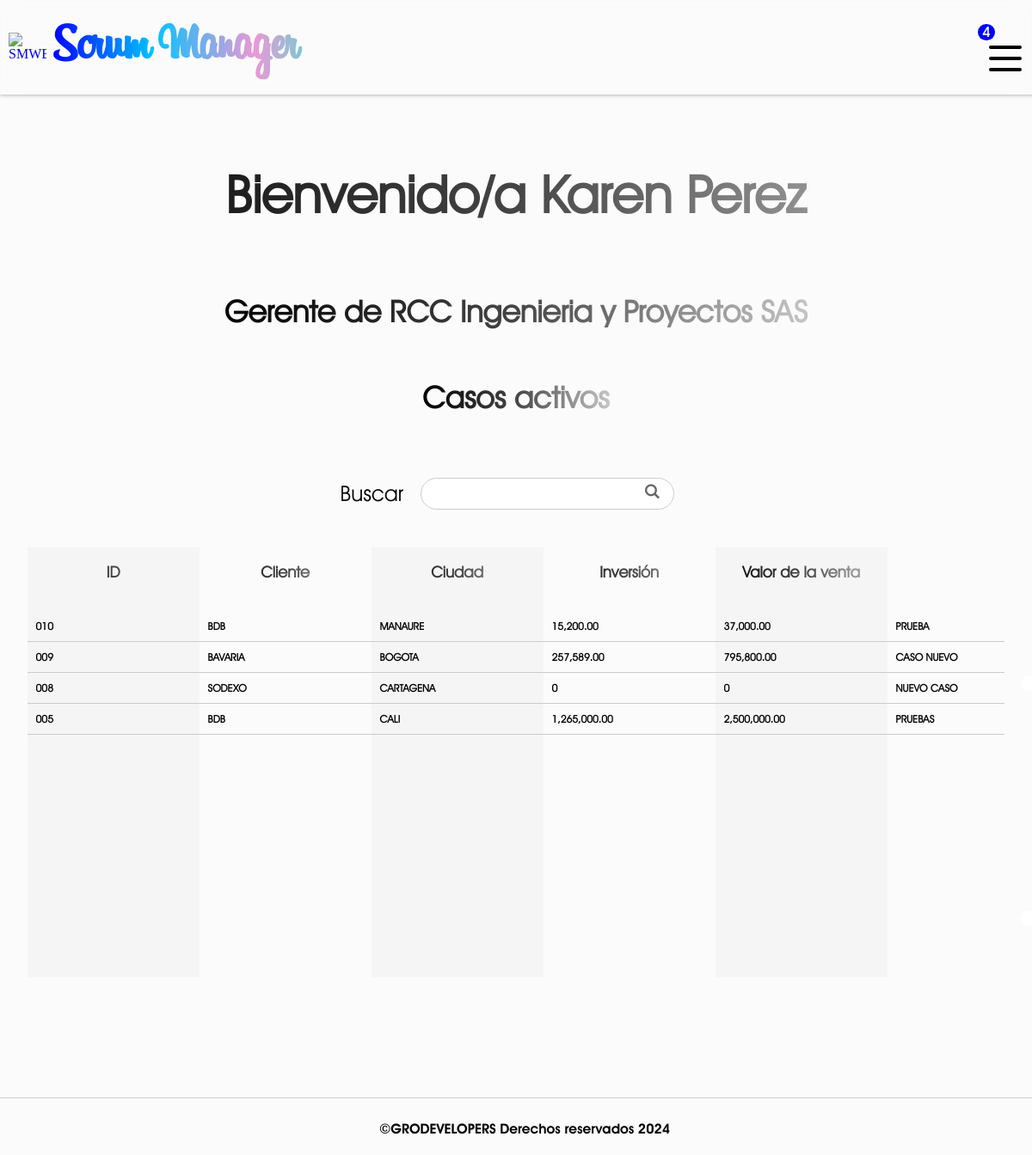
Before: / (signed in) with the older database file.
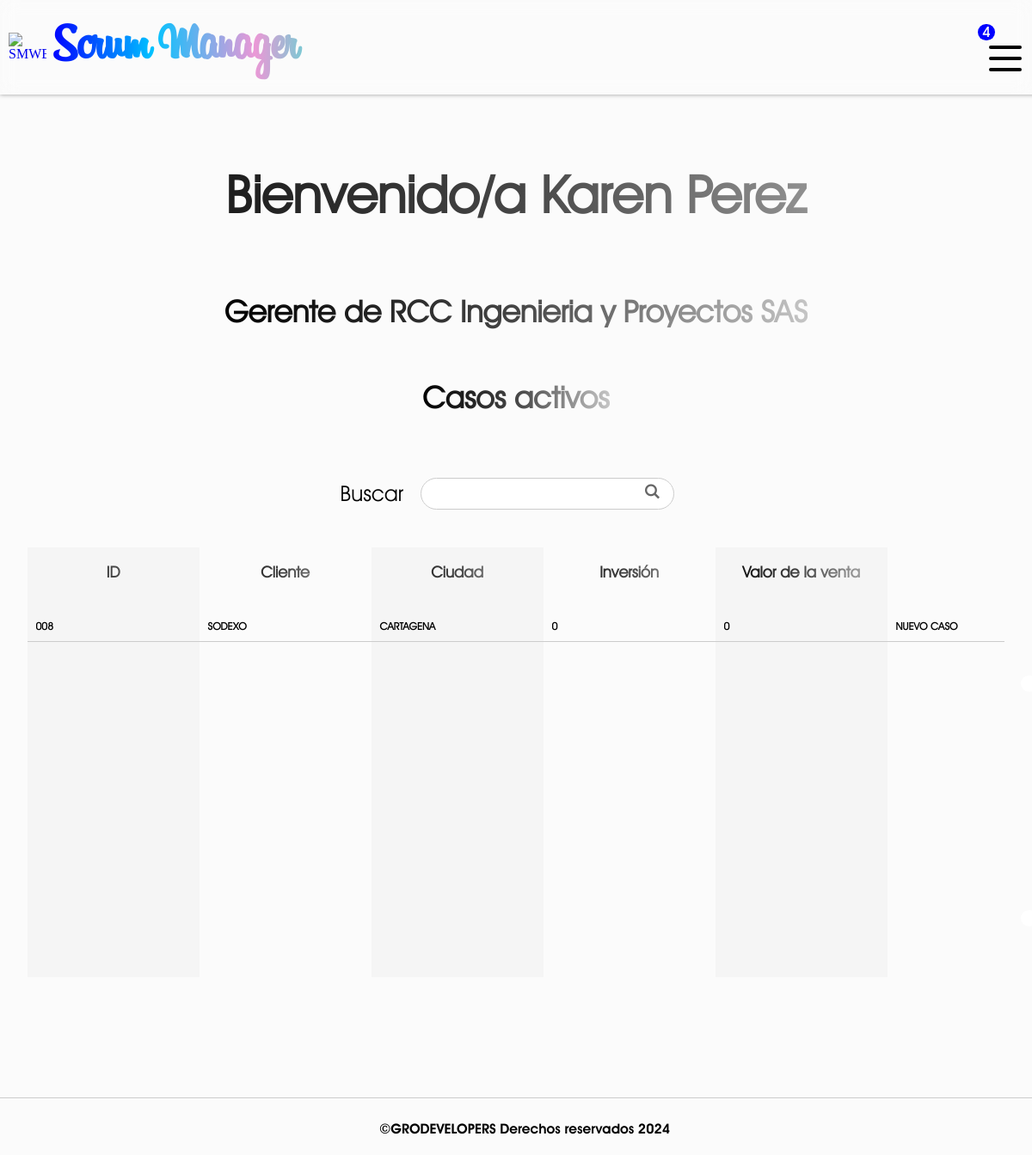
After: the same page with the newer database file.
### SMWEB/models.py (models this page shows, shortened)
class CustomUser(AbstractUser):
    rol = models.CharField(max_length=60, null=False)
    company = models.ForeignKey(Company, on_delete=models.CASCADE, null=True)
    class Meta:
        verbose_name = 'Usuario'
        verbose_name_plural = 'Usuarios'

class Company(models.Model):
    name = models.CharField(verbose_name="Empresa", max_length=255, null=False)
    status = models.BooleanField(verbose_name="¿Activo?", default= True)
    users_limit = models.IntegerField(verbose_name="Limite de usuarios", default=10)
    created_at = models.DateField(verbose_name="Creada el", auto_now_add=True)
    class Meta:
        verbose_name = 'Empresa'
        verbose_name_plural = 'Empresas'
    def __str__(self):
        return self.name

class WorkOrder(models.Model):
    order_id = models.CharField(verbose_name="Número de caso", max_length=255, primary_key = True)
    client = models.CharField(verbose_name="Cliente", max_length=255, null=False, default="")
    city = models.CharField(verbose_name="Ciudad", max_length=255, null=False)
    invesment = models.DecimalField(verbose_name="Inversión", max_digits=20, decimal_places=2, null= True)
    sales_value = models.DecimalField(verbose_name="Valor de venta", max_digits=20, decimal_places=2, null= True)
    service_description = models.TextField(verbose_name="Descripción del servicio")
    remarks = models.TextField("Observaciones del caso", null= True)
    in_charge = models.CharField(verbose_name="Encargado", max_length=255, null=False, default="")
    assigned_by = models.CharField(verbose_name="Asignado por", max_length=255, null= False, default="")
    status = models.CharField(verbose_name="Estado", max_length=50, null= False, default="Activo")
    created_at = models.DateField(verbose_name="Asignado el", auto_now_add=True)
    company = models.CharField(verbose_name="Empresa", max_length=255, null=False, default="")
    class Meta:
        verbose_name = 'Orden de trabajo'
        verbose_name_plural = 'Ordenes de trabajo'

### SMWEB/views.py (the view, shortened to what this page needs)
# urls.py: path('', views.inicio, name='inicio'),
def inicio(request):
    if request.user.is_authenticated:
        user_rol = request.user.rol
        user_company = request.user.company_id
        if user_rol == 'administrador':
            return render(request, 'index.html')
        if user_rol == 'gerente':
            orders = WorkOrder.objects.filter(company = user_company).order_by('-order_id')
            formatted_invesment = []
            formatted_sales = []
            for order in orders:
                if order.invesment is not None:
                    invesment = format_amount(order.invesment)
                    formatted_invesment.append(invesment)
                else:
                    formatted_invesment.append(0)
                if order.sales_value is not None:
                    sales = format_amount(order.sales_value)
                    formatted_sales.append(sales)
                else:
                    formatted_sales.append(0)
            return render(request, 'index.html',{
            'orders': orders,
            'formatted_invesment': formatted_invesment,
            'formatted_sales': formatted_sales
        })
        elif user_rol == 'recursos humanos':
            pass
        elif user_rol == 'financiero':
            pass
        elif user_rol == 'compras':
            pass
    return render(request, 'index.html')

### SMWEB/context_processors.py (called while the page is built, shortened)
def get_status(request):
    if request.user.is_authenticated:
        id = request.user.company_id
        company = Company.objects.get(id = id)
        return {
            'company': company
        }
    else:
        return {
            'company' : False
        }

def get_rejected_payments(request):
    if request.user.is_authenticated:
        company_id = request.user.company_id
        first_name = request.user.first_name
        rejected_payments = PaymentRejected.objects.filter(company = company_id).filter(in_charge = first_name.upper()).count()
        return {
            'rejected_payments': rejected_payments
        }
    return {
        'rejected_payments': False
        }

def get_payments(request):
    if request.user.is_authenticated:
        company_id = request.user.company_id
        payments = OrderPayment.objects.filter(company = company_id).count()
        return {
            'received_payments': payments
        }
    return {
        'received_payments': False
        }

def get_affiliations(request):
    if request.user.is_authenticated:
        company_id = request.user.company_id
        affiliations = Affiliation.objects.filter(company = company_id).count()
        return {
            'received_affiliations': affiliations
        }
    return {
        'received_affiliations': False
        }

def get_rejected_affiliations(request):
    if request.user.is_authenticated:
        company_id = request.user.company_id
        first_name = request.user.first_name
        rejected_affiliation = RejectedAffiliation.objects.filter(company = company_id).filter(in_charge = first_name.upper()).count()
        return {
            'rejected_affiliations': rejected_affiliation
        }
    return {
        'rejected_affiliations': False
        }

def get_notifies(request):
    if request.user.is_authenticated:
        user_rol = request.user.rol
        if user_rol == 'gerente':
            company_id = request.user.company_id
            payments = OrderPayment.objects.filter(company = company_id).count()
            affiliations = Affiliation.objects.filter(company = company_id).count()
            notifies = payments + affiliations
            return {
                'notifies': notifies
            }
    else:
        return {
            'notifies': False
        }

### SMWEB/utils.py (called while the page is built)
def format_amount(amount):
    return f"{amount:,.2f}"

### SMWEB/templates/index.html (shortened to what this page needs)
{% extends "layout.html" %}
{% load static %}
{% block content %}
    {% if user.is_authenticated %}
        {% if company.status %}
            <h1 id="title" >Bienvenido/a {{user.first_name}} {{user.last_name}}</h1>
            <h2 id="subtitle" class="subtitle_index">{{user.rol|capfirst}} de {{user.company}}</h2>
            {% if orders %}
                <h2 id="subtitle" class="subtitle_index">Casos activos</h2>
                <form action="" method="post" class="search_engine">
                    <label for="search">Buscar</label>
                    <input type="text" name="search">
                    <input type="submit" class="symbol_search" value="L">
                </form>
                <section id="orders">
                    <div class="orders__column orders__column--id">
                        <h3 class="column__title-orders">ID</h3>
                        {% for order in orders %}
                            <div class="orders__element orders__element-id"><a href="{% url 'update-order' order.order_id %}">{{order.order_id}}</a></div>
                        {% endfor %}
                    </div>
                    <div class="orders__column orders__column--client">
                        <h3 class="column__title-orders">Cliente</h3>
                        {% for order in orders %}
                            <div class="orders__element orders__element-client">{{order.client}}</div>
                        {% endfor %}
                    </div>
                    <div class="orders__column orders__column--city">
                        <h3 class="column__title-orders">Ciudad</h3>
                        {% for order in orders %}
                            <div class="orders__element orders__element-city">{{order.city}}</div>
                        {% endfor %}
                    </div>
                    <div class="orders__column orders__column--invesment">
                        <h3 class="column__title-orders">Inversión</h3>
                        {% for invesment in formatted_invesment %}
                            <div class="orders__element orders__element-invesment">{{invesment}}</div>
                        {% endfor %}
                    </div>
                    <div class="orders__column orders__column--sales_value">
                        <h3 class="column__title-orders">Valor de la venta</h3>
                        {% for sales in formatted_sales %}
                            <div class="orders__element orders__element-sales_value">{{sales}}</div>
                        {% endfor %}
                    </div>
                    <div class="orders__column orders__column--service_description">
                        <h3 class="column__title-orders">Descripción</h3>
                        {% for order in orders %}
                            <div class="orders__element orders__element-service_description">{{order.service_description}}</div>
                        {% endfor %}
                    </div>
                </section>
            {% else %}
                <h1 id="title" >No existen casos</h1>
            {% endif %}
        {% else %}
            <h1 id="title" >Lo siento {{user.first_name}}, tu empresa se encuentra inactiva</h1>
        {% endif %}
    {% endif %}
{% endblock %}

### SMWEB/templates/layout.html (shortened to what this page needs)
<!DOCTYPE html>
<html lang="en">
<head>
    {% load static %}
    <link rel="stylesheet" href="{% static 'css/styles.css' %}">
</head>
<body>
    <header id="header">
        <a href="{% url 'inicio' %}" id="logo">
            <img src="{% static 'images/logo_smweb.png' %}" alt="SMWEB" title="Inicio">
            <h1 id="logo_title">Scrum Manager</h1>
        </a>
    </header>
    <nav id="menu" class="hidden_menu">
        <div class="menu_button">
            {% if notifies %}
                <div class="notifies">
                    {{notifies}}
                </div>
            {% endif %}
            <div class="menu__element menu__element--1"></div>
            <div class="menu__element menu__element--2"></div>
            <div class="menu__element menu__element--3"></div>
        </div>
        <ul>
            {% if user.is_authenticated %}
                {% if company.status %}
                    {% if user.rol == 'administrador' %}
                        <li>
                            <a href='{% url "new-user" %}'>Crear usuario</a>
                        </li>
                        <li>
                            <a href='{% url "users" %}'>Gestionar usuarios</a>
                        </li>
                    {% elif user.rol == 'gerente' %}
                        {% if received_payments > 0 %}
                            <li id="notification">
                                <div class="notify">
                                </div>
                            </li>
                        {% else %}
                            <li>
                                <a href='{% url "order-payments" %}'>Pagos recibidos</a>
                            </li>
                        {% endif %}
                        {% if received_affiliations > 0 %}
                            <li id="notification">
                                <div class="notify">
                                </div>
                            </li>
                        {% else %}
                            <li>
                                <a href='{% url "order-affiliations" %}'>Afiliaciones recibidas</a>
                            </li>
                        {% endif %}
                    {% elif user.rol == 'facturacion' %}
                        <li>
                            <a href='{% url "invoiced-orders" %}'>Casos facturados</a>
                        </li>
                    {% endif %}
                {% endif %}
            {% else %}
                <li>
                    <a href="{% url 'login' %}">Iniciar sesión</a>
                </li>
            {% endif %}
        </ul>
    </nav>
    <section id="content">
        {% block content %}
        {% endblock %}
    </section>
    <footer id="footer">
        <p>
            &copy;GRODEVELOPERS Derechos reservados 2024
        </p>
    </footer>
</body>
</html>

Changed rows visible on the page:
removed WorkOrder: order_id "010", client "BDB", city "MANAURE", service_description "PRUEBA"
removed WorkOrder: order_id "009", client "BAVARIA", city "BOGOTA", service_description "CASO NUEVO"
removed WorkOrder: order_id "005", client "BDB", city "CALI", service_description "PRUEBAS"
Other visible differences:
list line gone: "15,200.00"
list line gone: "257,589.00"
list line gone: "1,265,000.00"
list line gone: "37,000.00"
list line gone: "795,800.00"
list line gone: "2,500,000.00"
